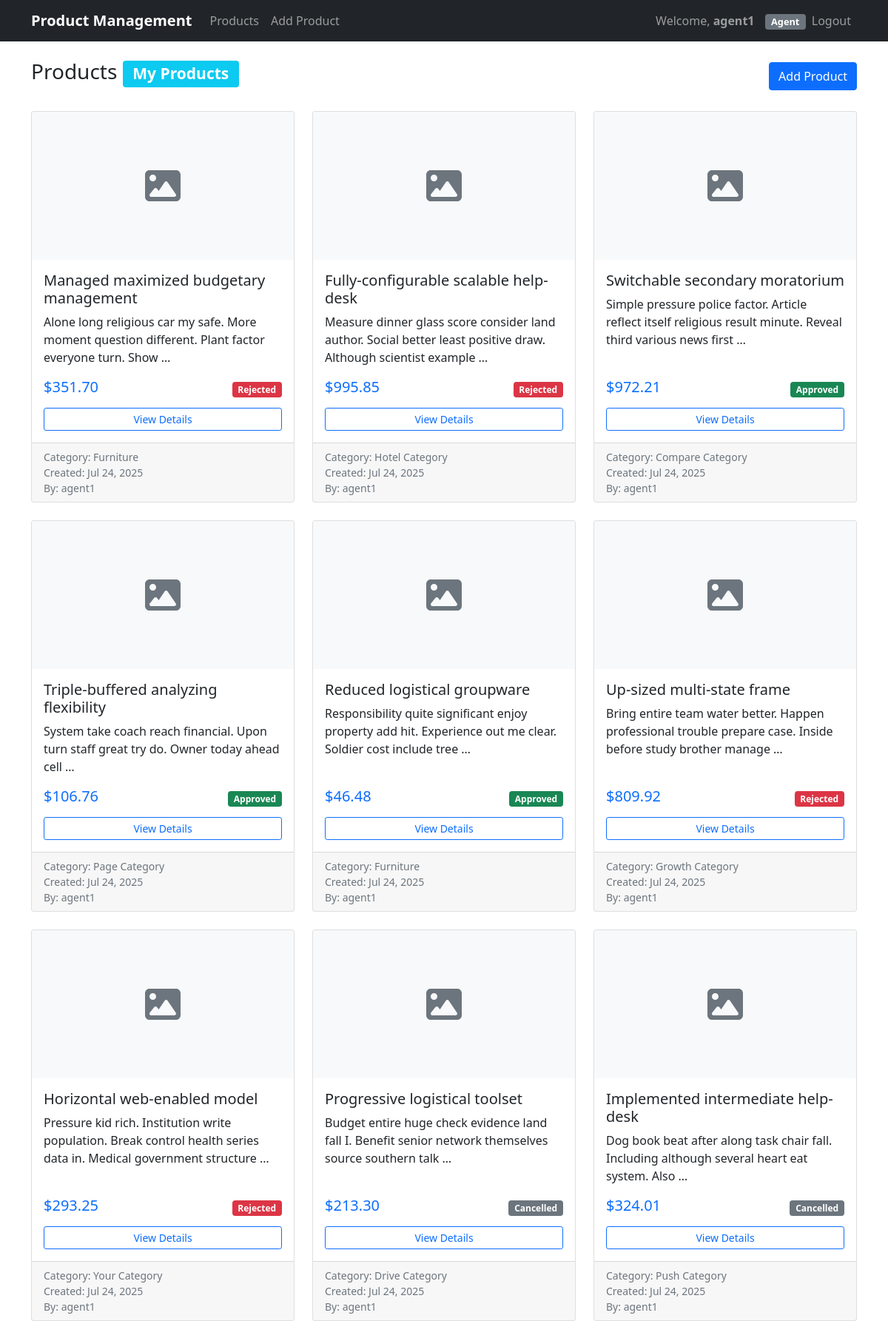
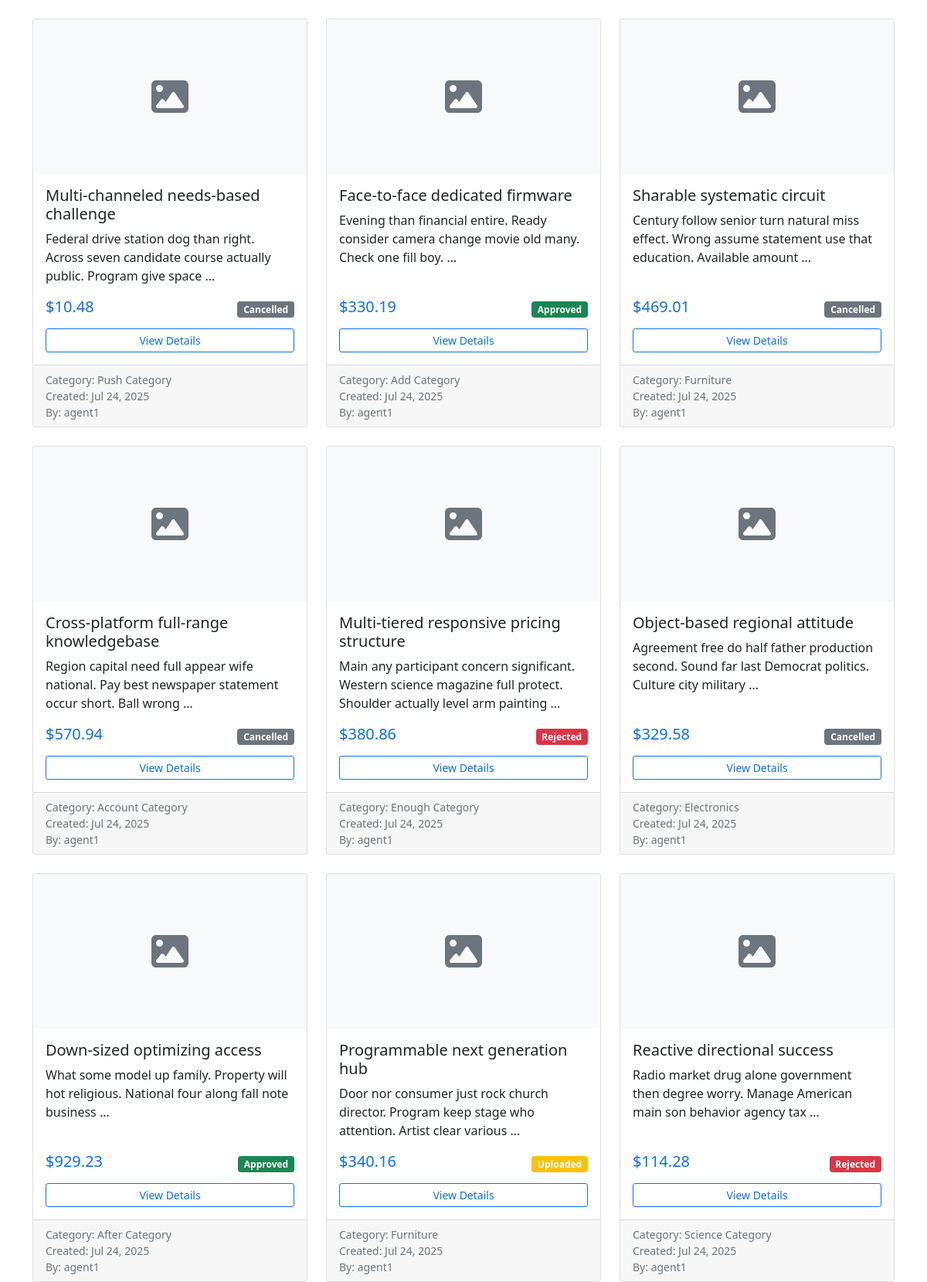
Page /products/ (signed in, upper part) on the committed database (2 pictures, top to bottom).
### apps/users/models.py (models this page shows, shortened)
class User(AbstractUser):
    ROLE_CHOICES = (
        ('admin', 'Admin'),
        ('staff', 'Staff'),
        ('agent', 'Agent'),
        ('end_user', 'End User'),
    )
    role = models.CharField(max_length=10, choices=ROLE_CHOICES)

### apps/products/models.py (models this page shows, shortened)
class Product(models.Model):
    STATUS_CHOICES = [
        ('uploaded', 'Uploaded'),
        ('approved', 'Approved'),
        ('rejected', 'Rejected'),
        ('cancelled', 'Cancelled'),
    ]
    category = models.ForeignKey(Category, on_delete=models.CASCADE)
    title = models.CharField(max_length=255)
    description = models.TextField()
    price = models.DecimalField(max_digits=10, decimal_places=2)
    status = models.CharField(max_length=20, choices=STATUS_CHOICES, default='uploaded')
    video = models.FileField(upload_to='videos/', null=True, blank=True)
    created_by = models.ForeignKey(User, on_delete=models.CASCADE)
    created_at = models.DateTimeField(auto_now_add=True)
    updated_at = models.DateTimeField(auto_now=True)

class Category(models.Model):
    name = models.CharField(max_length=255)

### apps/products/template_views.py (the view)
# urls.py: path('products/', ProductListView.as_view(), name='product_list'),
class ProductListView(LoginRequiredMixin, ListView):
    model = Product
    template_name = 'products/product_list.html'
    context_object_name = 'products'
    def get_queryset(self):
        user = self.request.user
        if user.role == 'admin':
            return Product.objects.all()
        elif user.role == 'staff':
            return Product.objects.filter(status='uploaded')
        elif user.role == 'agent':
            return Product.objects.filter(created_by=user)
        elif user.role == 'end_user':
            return Product.objects.filter(status='approved')
        return Product.objects.none()

### templates/products/product_list.html (shortened to what this page needs)
{% extends 'base.html' %}
{% block content %}
<div class="d-flex justify-content-between align-items-center mb-4">
    <h3>Products
        {% if user.role == 'admin' %}
            <span class="badge bg-primary">All Products</span>
        {% elif user.role == 'staff' %}
            <span class="badge bg-warning">For Review</span>
        {% elif user.role == 'agent' %}
            <span class="badge bg-info">My Products</span>
        {% elif user.role == 'end_user' %}
            <span class="badge bg-success">Available Products</span>
        {% endif %}
    </h3>
    {% if user.role == 'agent' %}
        <a href="{% url 'product_create' %}" class="btn btn-primary">Add Product</a>
    {% endif %}
</div>
{% if products %}
    <div class="row">
        {% for product in products %}
            <div class="col-md-4 mb-4">
                <div class="card h-100">
                    {% if product.video %}
                        <div class="card-img-top bg-light d-flex align-items-center justify-content-center" style="height: 200px;">
                            <i class="fas fa-video fa-3x text-muted"></i>
                        </div>
                    {% else %}
                        <div class="card-img-top bg-light d-flex align-items-center justify-content-center" style="height: 200px;">
                            <i class="fas fa-image fa-3x text-muted"></i>
                        </div>
                    {% endif %}
                    <div class="card-body d-flex flex-column">
                        <h5 class="card-title">{{ product.title }}</h5>
                        <p class="card-text">{{ product.description|truncatewords:15 }}</p>
                        <div class="mt-auto">
                            <div class="d-flex justify-content-between align-items-center mb-2">
                                <span class="h5 text-primary">${{ product.price }}</span>
                                {% if product.status == 'approved' %}
                                    <span class="badge bg-success">{{ product.get_status_display }}</span>
                                {% elif product.status == 'rejected' %}
                                    <span class="badge bg-danger">{{ product.get_status_display }}</span>
                                {% elif product.status == 'uploaded' %}
                                    <span class="badge bg-warning">{{ product.get_status_display }}</span>
                                {% else %}
                                    <span class="badge bg-secondary">{{ product.get_status_display }}</span>
                                {% endif %}
                            </div>
                            <div class="d-flex gap-2">
                                <a href="{% url 'product_detail' product.id %}" class="btn btn-outline-primary btn-sm flex-fill">View Details</a>
                            </div>
                        </div>
                    </div>
                    <div class="card-footer text-muted small">
                        Category: {{ product.category.name }}<br>
                        Created: {{ product.created_at|date:"M d, Y" }}
                        {% if product.created_by %}
                            <br>By: {{ product.created_by.username }}
                        {% endif %}
                    </div>
                </div>
            </div>
        {% endfor %}
    </div>
{% endif %}
{% endblock %}

### templates/base.html (shortened to what this page needs)
<!DOCTYPE html>
<html lang="en">
<head>
    <link href="https://cdn.jsdelivr.net/npm/bootstrap@5.1.3/dist/css/bootstrap.min.css" rel="stylesheet">
</head>
<body>
    <nav class="navbar navbar-expand-lg navbar-dark bg-dark">
        <div class="container">
            <a class="navbar-brand" href="{% if user.is_authenticated %}{% url 'dashboard' %}{% else %}{% url 'login' %}{% endif %}">Product Management</a>
            {% if user.is_authenticated %}
            <div class="navbar-nav me-auto">
                <a class="nav-link" href="{% url 'product_list' %}">Products</a>
                {% if user.role == 'agent' %}
                    <a class="nav-link" href="{% url 'product_create' %}">Add Product</a>
                {% endif %}
            </div>
            {% endif %}
            <div class="navbar-nav">
                {% if user.is_authenticated %}
                    <span class="navbar-text">
                        Welcome, <strong>{{ user.username }}</strong>
                        <span class="badge bg-secondary role-badge">{{ user.get_role_display }}</span>
                    </span>
                    <a class="nav-link" href="{% url 'logout' %}">Logout</a>
                {% else %}
                    <a class="nav-link" href="{% url 'login' %}">Login</a>
                    <a class="nav-link" href="{% url 'register' %}">Register</a>
                {% endif %}
            </div>
        </div>
    </nav>
    <div class="container mt-4">
        {% block content %}
        {% endblock %}
    </div>
</body>
</html>

### templates/base.html (style rules this page uses)
.role-badge { font-size: 0.8em; margin-left: 10px; }
.navbar-brand { font-weight: bold; }

### rows in the picture
User: username "agent1", role "Agent"
Product: title "Managed maximized budgetary management", description "Alone long religious car my safe. More moment question different. Plant factor everyone turn. Show …", price "351.70", status "Rejected", category.name "Furniture", created_at "Jul 24, 2025", created_by.username "agent1"
Product: title "Fully-configurable scalable help-desk", description "Measure dinner glass score consider land author. Social better least positive draw. Although scientist example …", price "995.85", status "Rejected", category.name "Hotel Category", created_at "Jul 24, 2025", created_by.username "agent1"
Product: title "Switchable secondary moratorium", description "Simple pressure police factor. Article reflect itself religious result minute. Reveal third various news first …", price "972.21", status "Approved", category.name "Compare Category", created_at "Jul 24, 2025", created_by.username "agent1"
Product: title "Triple-buffered analyzing flexibility", description "System take coach reach financial. Upon turn staff great try do. Owner today ahead cell …", price "106.76", status "Approved", category.name "Page Category", created_at "Jul 24, 2025", created_by.username "agent1"
Product: title "Reduced logistical groupware", description "Responsibility quite significant enjoy property add hit. Experience out me clear. Soldier cost include tree …", price "46.48", status "Approved", category.name "Furniture", created_at "Jul 24, 2025", created_by.username "agent1"
Product: title "Up-sized multi-state frame", description "Bring entire team water better. Happen professional trouble prepare case. Inside before study brother manage …", price "809.92", status "Rejected", category.name "Growth Category", created_at "Jul 24, 2025", created_by.username "agent1"
Product: title "Horizontal web-enabled model", description "Pressure kid rich. Institution write population. Break control health series data in. Medical government structure …", price "293.25", status "Rejected", category.name "Your Category", created_at "Jul 24, 2025", created_by.username "agent1"
Product: title "Progressive logistical toolset", description "Budget entire huge check evidence land fall I. Benefit senior network themselves source southern talk …", price "213.30", status "Cancelled", category.name "Drive Category", created_at "Jul 24, 2025", created_by.username "agent1"
Product: title "Implemented intermediate help-desk", description "Dog book beat after along task chair fall. Including although several heart eat system. Also …", price "324.01", status "Cancelled", category.name "Push Category", created_at "Jul 24, 2025", created_by.username "agent1"
Product: title "Multi-channeled needs-based challenge", description "Federal drive station dog than right. Across seven candidate course actually public. Program give space …", price "10.48", status "Cancelled", category.name "Push Category", created_at "Jul 24, 2025", created_by.username "agent1"
Product: title "Face-to-face dedicated firmware", description "Evening than financial entire. Ready consider camera change movie old many. Check one fill boy. …", price "330.19", status "Approved", category.name "Add Category", created_at "Jul 24, 2025", created_by.username "agent1"
Product: title "Sharable systematic circuit", description "Century follow senior turn natural miss effect. Wrong assume statement use that education. Available amount …", price "469.01", status "Cancelled", category.name "Furniture", created_at "Jul 24, 2025", created_by.username "agent1"
Product: title "Cross-platform full-range knowledgebase", description "Region capital need full appear wife national. Pay best newspaper statement occur short. Ball wrong …", price "570.94", status "Cancelled", category.name "Account Category", created_at "Jul 24, 2025", created_by.username "agent1"
Product: title "Multi-tiered responsive pricing structure", description "Main any participant concern significant. Western science magazine full protect. Shoulder actually level arm painting …", price "380.86", status "Rejected", category.name "Enough Category", created_at "Jul 24, 2025", created_by.username "agent1"
Product: title "Object-based regional attitude", description "Agreement free do half father production second. Sound far last Democrat politics. Culture city military …", price "329.58", status "Cancelled", category.name "Electronics", created_at "Jul 24, 2025", created_by.username "agent1"
Product: title "Down-sized optimizing access", description "What some model up family. Property will hot religious. National four along fall note business …", price "929.23", status "Approved", category.name "After Category", created_at "Jul 24, 2025", created_by.username "agent1"
Product: title "Programmable next generation hub", description "Door nor consumer just rock church director. Program keep stage who attention. Artist clear various …", price "340.16", status "Uploaded", category.name "Furniture", created_at "Jul 24, 2025", created_by.username "agent1"
Product: title "Reactive directional success", description "Radio market drug alone government then degree worry. Manage American main son behavior agency tax …", price "114.28", status "Rejected", category.name "Science Category", created_at "Jul 24, 2025", created_by.username "agent1"
